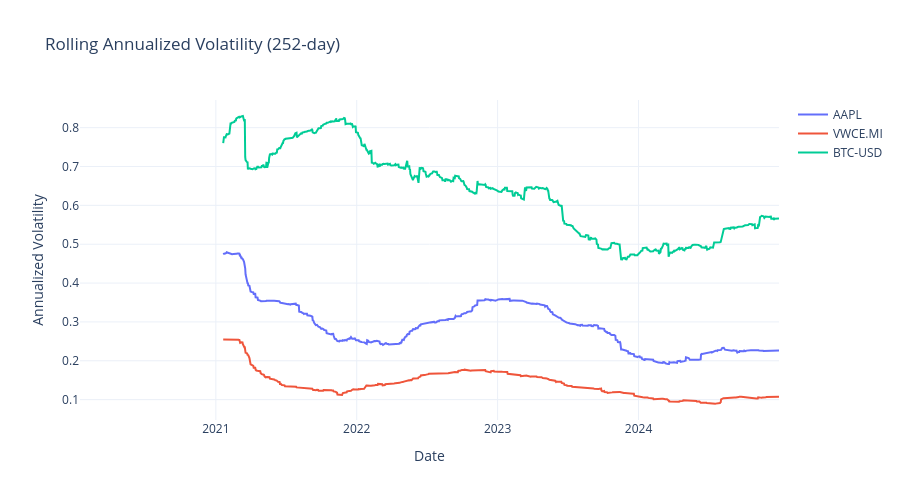

The cell this chart's notebook holds for it:
### Markdown cell above
## Rolling Volatility (252-day window)

### Code cell
fig = go.Figure()
for asset_name, asset_returns in assets.items():
    rolling_vol = asset_returns.rolling(252).std() * np.sqrt(252)
    fig.add_trace(go.Scatter(x=rolling_vol.index, y=rolling_vol, name=asset_name, mode='lines'))

fig.update_layout(
    title='Rolling Annualized Volatility (252-day)',
    yaxis_title='Annualized Volatility',
    xaxis_title='Date',
    template='plotly_white',
    height=500,
)
fig.show()

### Figure 1 — Plotly figure (JSON) as saved in the notebook; plotly's stock layout.template omitted (floating-point values rounded to 4 significant figures; data arrays with more than 128 entries replaced by an {"elided": "..."} marker saying what was removed)
{"data": [{"mode": "lines", "name": "AAPL", "type": "scatter", "x": {"elided": "1231 str values"}, "y": {"elided": "1231 float values"}}, {"mode": "lines", "name": "VWCE.MI", "type": "scatter", "x": {"elided": "1231 str values"}, "y": {"elided": "1231 float values"}}, {"mode": "lines", "name": "BTC-USD", "type": "scatter", "x": {"elided": "1231 str values"}, "y": {"elided": "1231 float values"}}], "layout": {"height": 500, "title": {"text": "Rolling Annualized Volatility (252-day)"}, "xaxis": {"title": {"text": "Date"}}, "yaxis": {"title": {"text": "Annualized Volatility"}}}}
